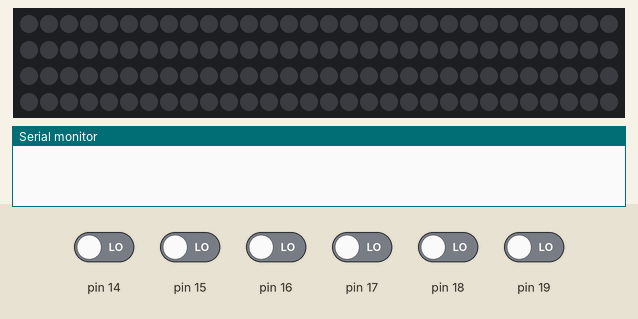
Bench run of a sketch on a simulated Arduino Uno, built with avr-gcc and run on an emulated ATmega328P. Shown: 120 RGB LEDs in strip order, left to right, continuing on the next row, the last lines printed to the serial monitor. The test bench sets the inputs (shaded band); at power-on: pin 14–19 LOW. Dim RGB values are drawn brighter than linear.

Above: at 1.2 s.
1.3 s: pin 14 driven HIGH
At 1.89 s:
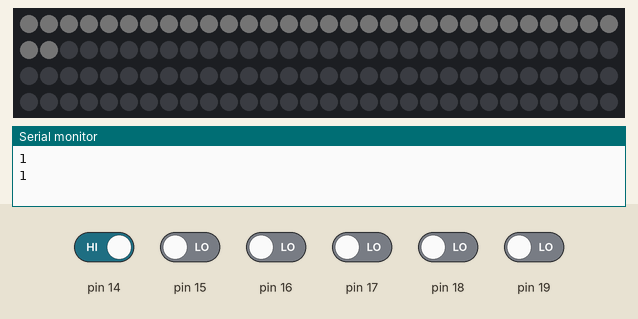
3.8 s: pin 15 driven HIGH
At 5.4 s:
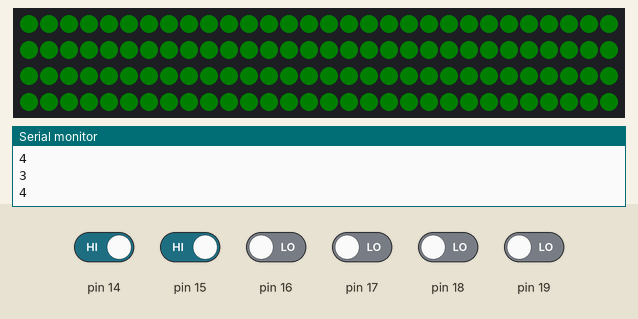
6.6 s: pin 16 driven HIGH
At 9.34 s:
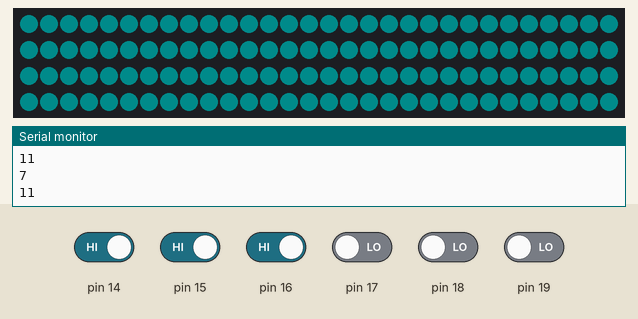
9.6 s: pin 14 driven LOW
At 11.96 s:
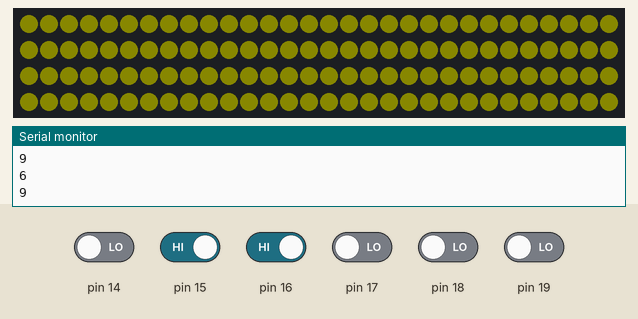
12.6 s: pin 16 driven LOW
At 14.59 s:
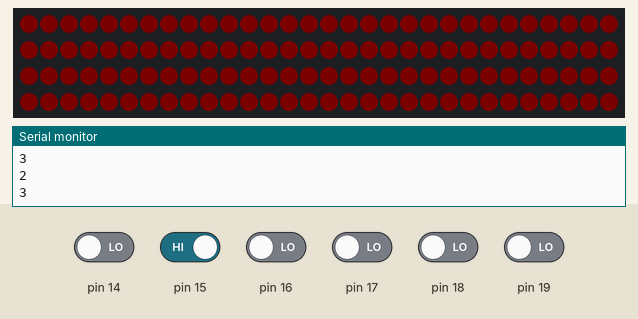
15.6 s: pin 17 driven HIGH
Timing chart, 0 to 18.1 s (numbered marks = the images above; inputs shaded):
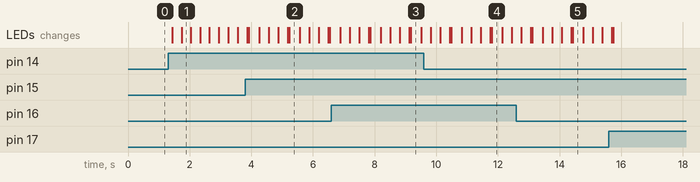

The sketch:

Arduino2.ino
```cpp
#include <Adafruit_NeoPixel.h>    // importa libreria
#include <SoftwareSerial.h>   // Incluimos la librería  SoftwareSerial
int tipo=0; //tipo de trama, primer bit recibido por serial
int brillo=0;
int r=0;
int g=0;
int b=0;

Adafruit_NeoPixel tira = Adafruit_NeoPixel(120, 10, NEO_GRB + NEO_KHZ800); // creacion de objeto "tira"

void setup() {
  Serial.begin(9600);
tira.begin();       // inicializacion de la tira
tira.show();
DDRC=0; //PUERTO C ENTRADAS
}

void loop() {

 if (PINC==1) //evalua bit1
 {
  Serial.println(PINC);
  delay(25);

  brillo=(PINC/0.63);
    Serial.println(brillo);
    delay(100);
      tira.clear();
      tira.setBrightness(brillo);
      for (int i = 0; i < 120; i++)
       { // bucle para recorrer posiciones 0 a 7
          tira.setPixelColor(i, 255, 255, 255);   // cada pixel en color azul (posicion,R,G,B)
          tira.show();      // muestra datos en pixel
          delay(5);       // breve demora de medio segundo
       }
 }
 else if (PINC==2) // ROJOOO
 {
  Serial.println(PINC);
  delay(25);

  brillo=(PINC/0.63);
    Serial.println(brillo);
    delay(100);
      tira.clear();
      tira.setBrightness(brillo);
      for (int i = 0; i < 120; i++)
       { // bucle para recorrer posiciones 0 a 7
          tira.setPixelColor(i, 255, 0, 0);   // cada pixel en color azul (posicion,R,G,B)
          tira.show();      // muestra datos en pixel
          delay(5);       // breve demora de medio segundo
       }
 }

else if (PINC==3) // VERDE
 {
  Serial.println(PINC);
  delay(25);

  brillo=(PINC/0.63);
    Serial.println(brillo);
    delay(100);
      tira.clear();
      tira.setBrightness(brillo);
      for (int i = 0; i < 120; i++)
       { // bucle para recorrer posiciones 0 a 7
          tira.setPixelColor(i, 0, 255, 0);   // cada pixel en color azul (posicion,R,G,B)
          tira.show();      // muestra datos en pixel
          delay(5);       // breve demora de medio segundo
       }
 }

 else if (PINC==4) // AZUL
 {
  Serial.println(PINC);
  delay(25);

  brillo=(PINC/0.63);
    Serial.println(brillo);
    delay(100);
      tira.clear();
      tira.setBrightness(brillo);
      for (int i = 0; i < 120; i++)
       { // bucle para recorrer posiciones 0 a 7
          tira.setPixelColor(i, 0, 0, 255);   // cada pixel en color azul (posicion,R,G,B)
          tira.show();      // muestra datos en pixel
          delay(5);       // breve demora de medio segundo
       }
 }

 else if (PINC==5) // MAGENTA
 {
  Serial.println(PINC);
  delay(25);

  brillo=(PINC/0.63);
    Serial.println(brillo);
    delay(100);
      tira.clear();
      tira.setBrightness(brillo);
      for (int i = 0; i < 120; i++)
       { // bucle para recorrer posiciones 0 a 7
          tira.setPixelColor(i, 255, 0, 128);   // cada pixel en color azul (posicion,R,G,B)
          tira.show();      // muestra datos en pixel
          delay(5);       // breve demora de medio segundo
       }
 }

  else if (PINC==6) // AMARILLO
 {
  Serial.println(PINC);
  delay(25);

  brillo=(PINC/0.63);
    Serial.println(brillo);
    delay(100);
      tira.clear();
      tira.setBrightness(brillo);
      for (int i = 0; i < 120; i++)
       { // bucle para recorrer posiciones 0 a 7
          tira.setPixelColor(i, 255, 255, 0);   // cada pixel en color azul (posicion,R,G,B)
          tira.show();      // muestra datos en pixel
          delay(5);       // breve demora de medio segundo
       }
 }

 else if (PINC==7) // CIAN
 {
  Serial.println(PINC);
  delay(25);

  brillo=(PINC/0.63);
    Serial.println(brillo);
    delay(100);
      tira.clear();
      tira.setBrightness(brillo);
      for (int i = 0; i < 120; i++)
       { // bucle para recorrer posiciones 0 a 7
          tira.setPixelColor(i, 0, 255, 255);   // cada pixel en color azul (posicion,R,G,B)
          tira.show();      // muestra datos en pixel
          delay(5);       // breve demora de medio segundo
       }
 }

 else if (PINC==8) // APAGADO
 {
  tira.clear();
  tira.show();
 }
  else if (PINC==9) // COMBINACIÓN
 {
  Serial.println(PINC);
  delay(25);

  brillo=(PINC/0.63);
    Serial.println(brillo);
    delay(55);
    r=PINC*4+1;
    delay(55);
    g=PINC*4+1;
    delay(55);
    b=PINC*4+1;
      tira.clear();
      tira.setBrightness(brillo);
      for (int i = 0; i < 120; i++)
       { // bucle para recorrer posiciones 0 a 7
          tira.setPixelColor(i, r, g, b);   // cada pixel en color azul (posicion,R,G,B)
          tira.show();      // muestra datos en pixel
          delay(5);       // breve demora de medio segundo
       }
 }
}
```

Measured:
- after the input at 1.3 s, the LEDs: first change after 0.13 s (image 1 shows a later state)
- after the input at 3.8 s, the LEDs: first differ from a run without the input after 0.46 s (image 2 shows a later state)
- after the input at 6.6 s, the LEDs: first differ from a run without the input after 1.6 s (image 3 shows a later state)
- after the input at 9.6 s, the LEDs: first differ from a run without the input after 1.2 s (image 4 shows a later state)
- after the input at 12.6 s, the LEDs: first differ from a run without the input after 0.86 s (image 5 shows a later state)
